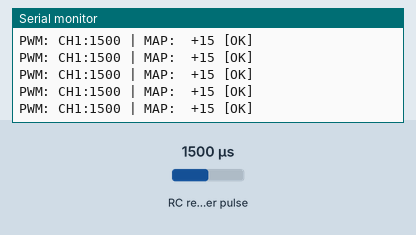
The sketch below on a simulated ESP32. On the bench: the last lines printed to the serial monitor. Wiring (inferred from the names in the program): RC receiver channel: data GPIO 16. Inputs (shaded band) come from the test bench; at power-on: RC receiver pulse 1500 µs.

Above: at 2.2 s.
2.3 s: RC receiver pulse (sensor on GPIO 16) set to 1910 µs
At 2.41 s:
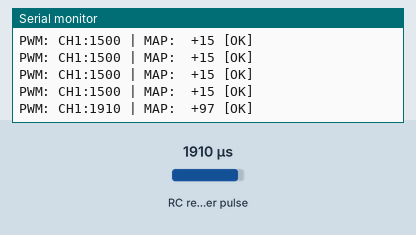
3.8 s: RC receiver pulse (sensor on GPIO 16) set to 1931 µs
At 3.92 s:
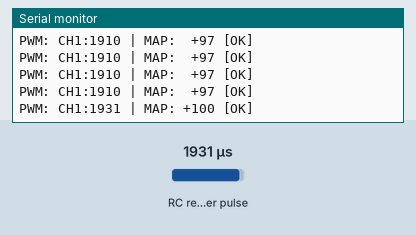

The sketch:

PWM_read.ino
```cpp
// 读取接收机数据
/*
 * HOTRC F-06A 接收机 - ESP32 单通道PWM解析 (CH1)
 */
#define CH1_PIN 16

volatile uint32_t pwmStart = 0;
volatile uint16_t pwmValue = 1425;

void IRAM_ATTR onPWM() {
  if (digitalRead(CH1_PIN) == HIGH) {
    pwmStart = micros();
  } else {
    uint32_t pulse = micros() - pwmStart;
    if (pulse > 800 && pulse < 2200) {
      pwmValue = (uint16_t)pulse;
    }
  }
}

void setup() {
  Serial.begin(115200);
  delay(1000);
  Serial.println("=== HOTRC F-06A CH1 Receiver Decoder ===");
  Serial.println("PWM Input Mode");
  Serial.println("=====================================");

  pinMode(CH1_PIN, INPUT_PULLDOWN);
  attachInterrupt(digitalPinToInterrupt(CH1_PIN), onPWM, CHANGE);

  Serial.println("Setup complete. Waiting for signal...");
  Serial.println("Format: CH1");
}

void loop() {
  static uint32_t lastPrint = 0;

  if (millis() - lastPrint >= 100) {
    lastPrint = millis();

    uint16_t value = pwmValue;

    // 打印格式：PWM: CH1:1425 | MAP: +0% [OK]
    Serial.printf("PWM: CH1:%4d | MAP: ", value);

    // 校准映射（基于你的实际测量值）
    const int RAW_MIN = 925;
    const int RAW_MAX = 1925;
    const int RAW_MID = 1425;

    int mapped;
    if (value < RAW_MID) {
      mapped = map(value, RAW_MIN, RAW_MID, -100, 0);
    } else {
      mapped = map(value, RAW_MID, RAW_MAX, 0, 100);
    }
    mapped = constrain(mapped, -100, 100);

    Serial.printf("%+4d ", mapped);

    bool valid = (value >= 900 && value <= 2100);
    Serial.print(valid ? "[OK]" : "[LOST]");
    Serial.println();
  }

  delay(1);
}
```

Measured:
- the behaviour switches between 1924 and 1925 µs on RC receiver pulse (sensor on GPIO 16) (found by bisection; images 1 and 2)
- after the input at 2.3 s, the serial monitor: prints a new line after 0.11 s (image 1)
- after the input at 3.8 s, the serial monitor: prints a new line after 0.11 s (image 2)
